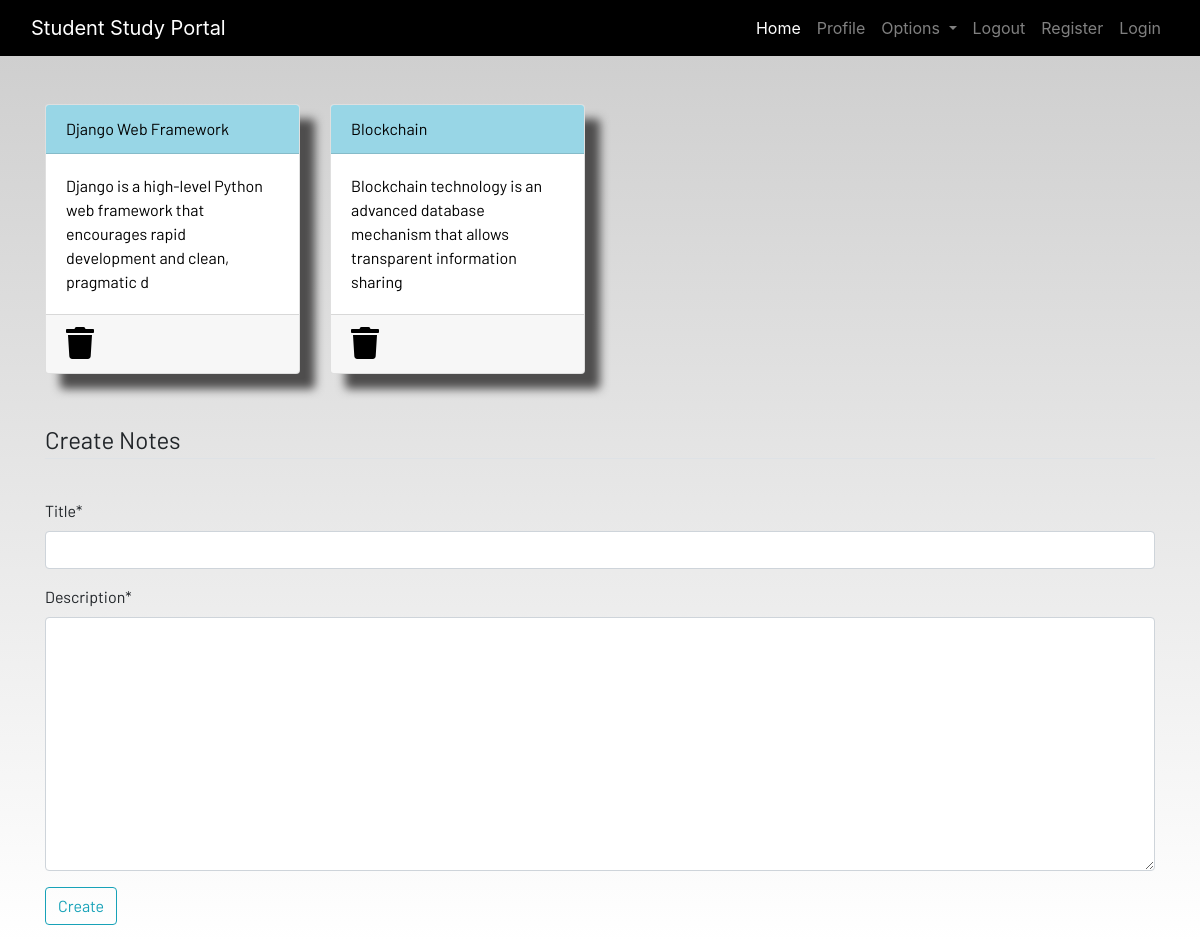
Screenshot of /notes/ (signed in) with the database file from the repository.
### app/models.py (models this page shows, shortened)
class Notes(models.Model):
    user = models.ForeignKey(User, on_delete=models.CASCADE)
    title = models.CharField(max_length=200, unique=True)
    slug = models.SlugField(max_length=200, unique=True)
    description = models.TextField()
    created_on = models.DateTimeField(auto_now_add=True)
    class Meta:
        verbose_name = 'notes'
        verbose_name_plural = "notes"

### app/views.py (the view)
# urls.py: path('notes/', views.notes, name="notes"),
def notes(request):
    if request.method == "POST":
        form = NotesForm(request.POST)
        if form.is_valid():
            notes = Notes(user = request.user, title = request.POST['title'], description= request.POST['description'])
            notes.save()
        messages.success(request, f"Notes Added {request.user.username} Successfully")
    else:
        form = NotesForm()
    notes = Notes.objects.filter(user=request.user)
    context = {'notes' : notes, 'form': form }
    return render(request, 'app/notes.html',context)

### app/forms.py
class NotesForm(forms.ModelForm):
    class Meta:
        model = Notes
        fields = ["title","description"]

### app/templates/app/notes.html (shortened to what this page needs)
{% extends 'app/base.html' %}
{% load static %}
{% load crispy_forms_tags %}
{% block content %}
<div class="container">
    <div class="row">
         {% for note in notes  %}
            <div class="col-md-3">
                <a href="{% url 'notes-detail' note.id %}">
                    <div class="card">
                        <div class="card-header"> {{ note.title }} </div>
                        <div class="card-body">{{ note.description|slice:"0:100" }} </div>
                        <div class="card-footer mt-auto "><a href="{% url 'delete-note' note.id %}">
                                <i class="fa fa-trash fa-2x"></i></a>
                        </div>
                    </div>
                </a>
            </div>
         {% endfor %}
        <br><br>
    </div>
</div>
<br><br>
<div class="container">
    <form method="POST">
        <fieldset class="form-group">
            <legend class="border-bottom mb-4">Create Notes</legend>
        </fieldset>
        {{ form|crispy }}
        <div class="form-group">
            <button href="" class="btn btn-outline-info" type="submit">
                Create
            </button>
        </div>
    </form>
</div>
{% endblock content %}

### app/templates/app/base.html (shortened to what this page needs)
<!DOCTYPE html>
{% load static %}
<html lang="en">
<head>
  <link rel="stylesheet" href="https://stackpath.bootstrapcdn.com/bootstrap/4.3.1/css/bootstrap.min.css"
 />
  <link rel="stylesheet" href="https://use.fontawesome.com/releases/v5.7.2/css/all.css"
 />
  <link rel="stylesheet" href="{% static 'css/style.css' %}" />
</head>
<body>
  <header>
    <nav class="navbar navbar-expand-lg navbar-dark bg-dark">
      <div class="container-fluid">
        <a class="navbar-brand" href="#">Student Study Portal</a>
        <div class="collapse navbar-collapse justify-content-end" id="navbarSupportedContent">
          <ul class="navbar-nav mb-2 mb-lg-0">
            <li class="nav-item">
              <a class="nav-link active" aria-current="page" href="#">Home</a>
            </li>
            <li class="nav-item">
              <a class="nav-link" href="#">Profile</a>
            </li>
            <li class="nav-item dropdown">
              <a class="nav-link dropdown-toggle" href="#" id="navbarDropdown" role="button" data-toggle="dropdown"
                aria-haspopup="true" aria-expanded="false">
                Options
              </a>
            </li>
            <li class="nav-item">
              <a class="nav-link" href="#">Logout</a>
            </li>
            <li class="nav-item">
              <a class="nav-link" href="#">Register</a>
            </li>
            <li class="nav-item">
              <a class="nav-link" href="#">Login</a>
            </li>
          </ul>
        </div>
      </div>
    </nav>
  </header>
  <br /><br />
  <main>
    {% block content %}
    {% endblock content %}
  </main>
</body>
</html>

### static/css/style.css (style rules this page uses)
html { scroll-behavior: smooth; height: 100%; width: 100%; }
main { font-family: Barlow, Quicksand, Rubik, sans-serif, serif, 'Times New Roman', Times, serif !important; }
.navbar { background-color: rgb(0, 0, 0) !important; }
.card { box-shadow: 15px 15px 10px rgb(78, 77, 77); }
a { text-decoration: none !important; color: black; }
.card-header { color: black !important; background: rgb(152, 214, 230) !important; transition: 0.3s ease-in; }
html, body { max-width: 100%; overflow-x: hidden; height: 100%; width: 100%; }
body { background: linear-gradient(rgba(0, 0, 0, 0.2), rgba(255, 255, 255, 0.5)); overflow-x: hidden; background-repeat: no-repeat; }
.card-header { background-color: rgb(133, 204, 231); }
.col-md-3 .card { width: 100%; height: 100%; }
.fa { color: black; }

### rows the page displays
Notes: title "Django Web Framework", description "Django is a high-level Python web framework that encourages rapid development and clean, pragmatic d"
Notes: title "Blockchain", description "Blockchain technology is an advanced database mechanism that allows transparent information sharing"
